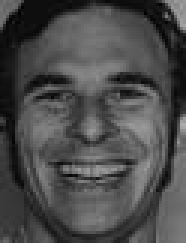
%> input picture rostros humanos/imagenes/10alegria20.jpg, 62 x 81 px (shown 3 times larger); its folder holds 4 pictures in this run
$ octave crear_discriminador.m   (GNU Octave 9; MATLAB toolbox functions it lacks are replaced by stand-ins)
%> lines starting %> are read from the running program, lines starting %| are printed output that depends on the picture
### numeros/ArchivosDeCarpeta.m
function archivos = ArchivosDeCarpeta(direccion, clave)
%> called with direccion = 'imagenes', clave = '*.jpg'
    archivos_aux = dir(fullfile(direccion, clave));

    archivos = {};
    for x = 1:length(archivos_aux)
        if archivos_aux(x).name(1) == '.'
            continue
        end
        archivos = [archivos archivos_aux(x).name];
    end

    archivos = natsort(archivos);

end

### numeros/natsort.m
function [X,ndx,dbg] = natsort(X,xpr,varargin) %#ok<*SPERR>
% Natural-order sort of a cell array of strings, with customizable numeric format.
%
% (c) 2016 Stephen Cobeldick
%
% Sort a cell array of strings by both character order and the values of
% any numeric substrings that occur within the strings. The default sort
% is case-insensitive ascending with integer numeric substrings: optional
% inputs control the sort direction, case sensitivity, and the numeric
% substring matching (see the section "Numeric Substrings" below).
%
% Syntax:
%  Y = natsort(X)
%  Y = natsort(X,xpr)
%  Y = natsort(X,xpr,<options>)
% [Y,ndx] = natsort(X,...);
%
% To sort filenames or filepaths use NATSORTFILES (File Exchange 47434).
% To sort the rows of a cell array of strings use NATSORTROWS (File Exchange 47433).
%
% See also NATSORTFILES NATSORTROWS SORTROWS SORT CELLSTR REGEXP SSCANF NUM2ORDINAL NUM2WORDS NUM2BIP NUM2SIP INTMAX
%
% ### Numeric Substrings ###
%
% By default any consecutive digit characters are identified as being numeric
% substrings. The optional regular expression pattern <xpr> permits these
% to include a +/- sign, a decimal point, exponent E-notation or any literal
% characters, quantifiers or look-around requirements. For more information:
% http://www.mathworks.com/help/matlab/matlab_prog/regular-expressions.html
%
% The substrings are then parsed by SSCANF into their numeric values, using
% either the *default format '%f', or the user-supplied format specifier.
% The numeric values' class type is determined by the format specifier.
%
% This table shows some example regular expression patterns for some common
% notations and ways of writing numbers (see section "Examples" for more):
%
% <xpr> Regular | Numeric Substring| Numeric Substring             | SSCANF
% Expression:   | Match Examples:  | Match Description:            | Format Specifier:
% ==============|==================|===============================|==================
% *         \d+ | 0, 1, 234, 56789 | unsigned integer              | %f  %u  %lu  %i
% --------------|------------------|-------------------------------|------------------
%     (-|+)?\d+ | -1, 23, +45, 678 | integer with optional +/- sign| %f  %d  %ld  %i
% --------------|------------------|-------------------------------|------------------
%   \d+(\.\d+)? | 012, 3.45, 678.9 | integer or decimal            | %f
% --------------|------------------|-------------------------------|------------------
%   \d+|Inf|NaN | 123456, Inf, NaN | integer, infinite or NaN value| %f
% --------------|------------------|-------------------------------|------------------
%  \d+\.\d+e\d+ | 0.123e4, 5.67e08 | exponential notation          | %f
% --------------|------------------|-------------------------------|------------------
%  0[0-7]+      | 012, 03456, 0700 | octal prefix & notation       | %o  %i
% --------------|------------------|-------------------------------|------------------
%  0X[0-9A-F]+  | 0X0, 0XFF, 0X7C4 | hexadecimal prefix & notation | %x  %i
% --------------|------------------|-------------------------------|------------------
%  0B[01]+      | 0B101, 0B0010111 | binary prefix & notation      | %b
% --------------|------------------|-------------------------------|------------------
%
% The SSCANF format specifier (including %b) can include literal characters
% and skipped fields. The octal, hexadecimal and binary prefixes are optional.
% For more information: http://www.mathworks.com/help/matlab/ref/sscanf.html
%
% ### Relative Sort Order ###
%
% The sort order of the numeric substrings relative to the characters
% can be controlled by providing one of the following string options:
%
% Option Token:| Relative Sort Order:                 | Example:
% =============|======================================|====================
% 'beforechar' | numerics < char(0:end)               | '1' < '.' < 'A'
% -------------|--------------------------------------|--------------------
% 'afterchar'  | char(0:end) < numerics               | '.' < 'A' < '1'
% -------------|--------------------------------------|--------------------
% 'asdigit'   *| char(0:47) < numerics < char(48:end) | '.' < '1' < 'A'
% -------------|--------------------------------------|--------------------
%
% Note that the digit characters have character values 48 to 57, inclusive.
%
% ### Examples ###
%
% % Integer numeric substrings:
% A = {'a2', 'a', 'a10', 'a1'};
% sort(A)
%  ans = {'a', 'a1', 'a10', 'a2'}
% natsort(A)
%  ans = {'a', 'a1', 'a2', 'a10'}
%
% % Multiple numeric substrings (e.g. release version numbers):
% B = {'v10.6', 'v9.10', 'v9.5', 'v10.10', 'v9.10.20', 'v9.10.8'};
% sort(B)
%  ans = {'v10.10', 'v10.6', 'v9.10', 'v9.10.20', 'v9.10.8', 'v9.5'}
% natsort(B)
%  ans = {'v9.5', 'v9.10', 'v9.10.8', 'v9.10.20', 'v10.6', 'v10.10'}
%
% % Integer, decimal or Inf numeric substrings, possibly with +/- signs:
% C = {'test+Inf', 'test11.5', 'test-1.4', 'test', 'test-Inf', 'test+0.3'};
% sort(C)
%  ans = {'test', 'test+0.3', 'test+Inf', 'test-1.4', 'test-Inf', 'test11.5'}
% natsort(C, '(-|+)?(Inf|\d+(\.\d+)?)')
%  ans = {'test', 'test-Inf', 'test-1.4', 'test+0.3', 'test11.5', 'test+Inf'}
%
% % Integer or decimal numeric substrings, possibly with an exponent:
% D = {'0.56e007', '', '4.3E-2', '10000', '9.8'};
% sort(D)
%  ans = {'', '0.56e007', '10000', '4.3E-2', '9.8'}
% natsort(D, '\d+(\.\d+)?(e(+|-)?\d+)?')
%  ans = {'', '4.3E-2', '9.8', '10000', '0.56e007'}
%
% % Hexadecimal numeric substrings (possibly with '0X' prefix):
% E = {'a0X7C4z', 'a0X5z', 'a0X18z', 'aFz'};
% sort(E)
%  ans = {'a0X18z', 'a0X5z', 'a0X7C4z', 'aFz'}
% natsort(E, '(?<=a)(0X)?[0-9A-F]+', '%x')
%  ans = {'a0X5z', 'aFz', 'a0X18z', 'a0X7C4z'}
%
% % Binary numeric substrings (possibly with '0B' prefix):
% F = {'a11111000100z', 'a0B101z', 'a0B000000000011000z', 'a1111z'};
% sort(F)
%  ans = {'a0B000000000011000z', 'a0B101z', 'a11111000100z', 'a1111z'}
% natsort(F, '(0B)?[01]+', '%b')
%  ans = {'a0B101z', 'a1111z', 'a0B000000000011000z', 'a11111000100z'}
%
% % uint64 numeric substrings (with full precision!):
% natsort({'a18446744073709551615z', 'a18446744073709551614z'}, '\d+', '%lu')
%  ans =  {'a18446744073709551614z', 'a18446744073709551615z'}
%
% % Case sensitivity:
% G = {'a2', 'A20', 'A1', 'a10', 'A2', 'a1'};
% natsort(G, '\d+', 'ignorecase') %% default
%  ans =  {'A1', 'a1', 'a2', 'A2', 'a10', 'A20'}
% natsort(G, '\d+', 'matchcase')
%  ans =  {'A1', 'A2', 'A20', 'a1', 'a2', 'a10'}
%
% % Sort direction:
% H = {'2', 'a', '3', 'B', '1'};
% natsort(H, '\d+', 'ascend') %% default
%  ans =  {'1', '2', '3', 'a', 'B'}
% natsort(H, '\d+', 'descend')
%  ans =  {'B', 'a', '3', '2', '1'}
%
% % Skipped field in the sscanf specifier allows numeric to be ignored:
% I = {'v2.1','v0.10','v1.2','v10.0'};
% natsort(I) %% sort by all numeric values
%  ans = {'v0.10', 'v1.2', 'v2.1', 'v10.0'}
% natsort(I, '\d+\.\d+','%*d.%d') %% ignore the first numeric value
%  ans = {'v10.0', 'v2.1', 'v1.2', 'v0.10'}
%
% % Relative sort-order of numeric substrings compared to characters:
% X = num2cell(char(32+randperm(63)));
% cell2mat(natsort(X, '\d+', 'asdigit')) % default
%  ans = '!"#$%&'()*+,-./0123456789:;<=>?@ABCDEFGHIJKLMNOPQRSTUVWXYZ[\]^_'
% cell2mat(natsort(X, '\d+', 'beforechar'))
%  ans = '0123456789!"#$%&'()*+,-./:;<=>?@ABCDEFGHIJKLMNOPQRSTUVWXYZ[\]^_'
% cell2mat(natsort(X, '\d+', 'afterchar'))
%  ans = '!"#$%&'()*+,-./:;<=>?@ABCDEFGHIJKLMNOPQRSTUVWXYZ[\]^_0123456789'
%
% ### Input and Output Arguments ###
%
% Inputs (*==default):
%   X   = Cell of Strings, with strings to be sorted into natural-order.
%   xpr = String Token, regular expression to detect numeric substrings, *'\d+'.
% <options> string tokens can be entered in any order, as many as required:
%   - Case sensitive/insensitive matching: 'matchcase'/'ignorecase'*.
%   - Sort direction: 'descend'/'ascend'*.
%   - Relative sort of numerics: 'beforechar'/'afterchar'/'asdigit'*.
%   - The SSCANF numeric conversion format, e.g.: *'%f', '%x', '%i', etc.
%
% Outputs:
%   Y   = Cell of Strings, <X> with all strings sorted into natural-order.
%   ndx = Numeric Array, such that Y = X(ndx). The same size as <X>.
%   dbg = Cell Array of all parsed characters and numeric values. Each row is
%         one string, linear-indexed from <X>. Helps to debug string parsing.
%
% [X,ndx,dbg] = natsort(X,*xpr,<options>)

% ### Input Wrangling ###
%
assert(iscell(X),'First input <X> must be a cell array.')
tmp = cellfun('isclass',X,'char') & cellfun('size',X,1)<2 & cellfun('ndims',X)<3;
assert(all(tmp(:)),'First input <X> must be a cell array of strings (1xN character).')
%
% Regular expression:
if nargin<2
	xpr = '\d+';
else
	assert(ischar(xpr)&&isrow(xpr),'Second input <xpr> must be a string regular expression.')
end
%
% Optional arguments:
tmp = cellfun('isclass',varargin,'char') & cellfun('size',varargin,1)==1 & cellfun('ndims',varargin)==2;
assert(all(tmp(:)),'All optional arguments must be string tokens (1xN character).')
% Character case matching:
MatL = strcmp(varargin,'matchcase');
CasL = strcmp(varargin,'ignorecase')|MatL;
% Sort direction:
DcdL = strcmp(varargin,'descend');
DrnL = strcmp(varargin,'ascend')|DcdL;
% Relative sort-order of numerics compared to characters:
BefL = strcmp(varargin,'beforechar');
AftL = strcmp(varargin,'afterchar');
RsoL = strcmp(varargin,'asdigit')|BefL|AftL;
% SSCANF conversion format:
FmtL = ~(CasL|DrnL|RsoL);
%
if sum(DrnL)>1
	error('Sort direction is overspecified:%s\b.',sprintf(' ''%s'',',varargin{DrnL}))
end
%
if sum(RsoL)>1
	error('Relative sort-order is overspecified:%s\b.',sprintf(' ''%s'',',varargin{RsoL}))
end
%
FmtN = sum(FmtL);
if FmtN>1
	error('Overspecified optional arguments:%s\b.',sprintf(' ''%s'',',varargin{FmtL}))
end
%
% ### Split Strings ###
%
% Split strings into numeric and remaining substrings:
[MtS,MtE,MtC,SpC] = regexpi(X(:),xpr,'start','end','match','split',varargin{CasL});
%
% Determine lengths:
MtcD = cellfun(@minus,MtE,MtS,'UniformOutput',false);
LenZ = cellfun('length',X(:))-cellfun(@sum,MtcD);
LenY = max(LenZ);
LenX = numel(MtC);
%
dbg = cell(LenX,LenY);
NuI = false(LenX,LenY);
ChI = false(LenX,LenY);
ChA = char(double(ChI));
%
ndx = 1:LenX;
for k = ndx(LenZ>0)
	% Determine indices of numerics and characters:
	ChI(k,1:LenZ(k)) = true;
	if ~isempty(MtS{k})
		tmp = MtE{k} - cumsum(MtcD{k});
		dbg(k,tmp) = MtC{k};
		NuI(k,tmp) = true;
		ChI(k,tmp) = false;
	end
	% Transfer characters into char array:
	if any(ChI(k,:))
		tmp = SpC{k};
		ChA(k,ChI(k,:)) = [tmp{:}];
	end
end
%
% ### Convert Numeric Substrings ###
%
if FmtN % One format specifier
	fmt = varargin{FmtL};
	err = ['Format specifier results in an empty output from sscanf: ''',fmt,''''];
	P = '(?<!%)(%%)*%'; % match odd number of % characters.
	[T,S] = regexp(fmt,[P,'(\d*)(b|d|i|u|o|x|f|e|g|l(d|i|u|o|x))'],'tokens','split');
	assert(isscalar(T),'Unsupported optional argument: ''%s''',fmt)
	assert(isempty(T{1}{2}),'Format specifier cannot include field-width: ''%s''',fmt)
	switch T{1}{3}(1)
		case 'b' % binary
			fmt = regexprep(fmt,[P,'(\*?)b'],'$1%$2[01]');
			val = dbg(NuI);
			if numel(S{1})<2 || ~strcmpi('0B',S{1}(end-1:end))
				% Remove '0B' if not specified in the format string:
				val = regexprep(val,'(0B)?([01]+)','$2','ignorecase');
			end
			val = cellfun(@(s)sscanf(s,fmt),val, 'UniformOutput',false);
			assert(~any(cellfun('isempty',val)),err)
			NuA(NuI) = cellfun(@(s)sum(pow2(s-48,numel(s)-1:-1:0)),val);
		case 'l' % 64-bit
			NuA(NuI) = cellfun(@(s)sscanf(s,fmt),dbg(NuI)); %slow!
		otherwise % double
			NuA(NuI) = sscanf(sprintf('%s\v',dbg{NuI}),[fmt,'\v']); % fast!
	end
else % No format specifier -> double
	NuA(NuI) = sscanf(sprintf('%s\v',dbg{NuI}),'%f\v');
end
% Note: NuA's class is determined by SSCANF.
NuA(~NuI) = 0;
NuA = reshape(NuA,LenX,LenY);
%
% ### Debugging Array ###
%
if nargout>2
	for k = reshape(find(NuI),1,[])
		dbg{k} = NuA(k);
	end
	for k = reshape(find(ChI),1,[])
		dbg{k} = ChA(k);
	end
end
%
% ### Sort ###
%
if ~any(MatL)% ignorecase
	ChA = upper(ChA);
end
%
bel = any(BefL); % BeforeChar
afl = any(AftL); % AfterChar
dcl = any(DcdL); % Descend
%
ide = ndx.';
% From the last column to the first...
for n = LenY:-1:1
	% ...sort the characters and numeric values:
	[C,idc] = sort(ChA(ndx,n),1,varargin{DrnL});
	[~,idn] = sort(NuA(ndx,n),1,varargin{DrnL});
	% ...keep only relevant indices:
	jdc = ChI(ndx(idc),n); % character
	jdn = NuI(ndx(idn),n); % numeric
	jde = ~ChI(ndx,n)&~NuI(ndx,n); % empty
	% ...define the sort-order of numerics and characters:
	jdo = afl|(~bel&C<48);
	% ...then combine these indices in the requested direction:
	if dcl % descending
		idx = [idc(jdc&~jdo);idn(jdn);idc(jdc&jdo);ide(jde)];
	else %    ascending
		idx = [ide(jde);idc(jdc&jdo);idn(jdn);idc(jdc&~jdo)];
	end
	ndx = ndx(idx);
end
%
ndx  = reshape(ndx,size(X));
X = X(ndx);
%
end
%----------------------------------------------------------------------END:natsort

### numeros/GPU_RED_LIB/CrearRed.m
% red = {capa 1, capa 2}
% capa = matriz donde cada fila es un  perceptron y las columnas los pesos
%        de su entrada

function red = CrearRed(estructura)

    red = cell(1,length(estructura)-1);
    for i = 2:length(estructura)
        entradas = estructura(i-1)+1;

        capa = (rand(entradas, estructura(i)) - 0.5)/5;
        capa = gpuArray(capa);
        red{i-1} = capa;
    end

end

### numeros/crear_discriminador.m
clc
clear

addpath('GPU_RED_LIB');

carpeta_imagenes = 'imagenes';
imagenes = ArchivosDeCarpeta(carpeta_imagenes, '*.jpg');

fotos_emocion = 21;

aprendizaje = 0.1;
Beta = 0.1;

respuesta_afirmativa = 0.5;

entradas = cell(1,length(imagenes));

for x = 1:length(imagenes)
    imagen = fullfile(carpeta_imagenes,imagenes{x});
    imagen = imread(imagen);
%> imagen is the input picture: size 81x62x3 uint8; min 0, max 173, mean 75.1
    imagen = imagen(:,:,1);
%> imagen: size 81x62 uint8
    [alto, largo] = size(imagen);
%> alto = 81; largo = 62
    resultado = (double(imagen(:))/255 - 0.5);
%> resultado = 5022 values, max 0.178 at index 4983, min -0.5 at index 491, mean -0.205
    resultado = gpuArray(resultado);
    entradas{x} = resultado';
end

resolucion = alto*largo;
%> resolucion = 5022


estructura = [length(respuesta_afirmativa) 100 100 1000 1000 resolucion];
%> estructura = [1 100 100 1000 1000 5022]
estructura = estructura(end:-1:1);
%> estructura = [5022 1000 1000 100 100 1]
red = CrearRed(estructura);
%> the loop in CrearRed, `for i = 2:length(estructura)` made 5 passes
%> entradas on passes 1 to 5: 5023, 1001, 1001, 101, 101
%> pass 1, in CrearRed, `capa = (rand(entradas, estructura(i)) - 0.5)/5;`:
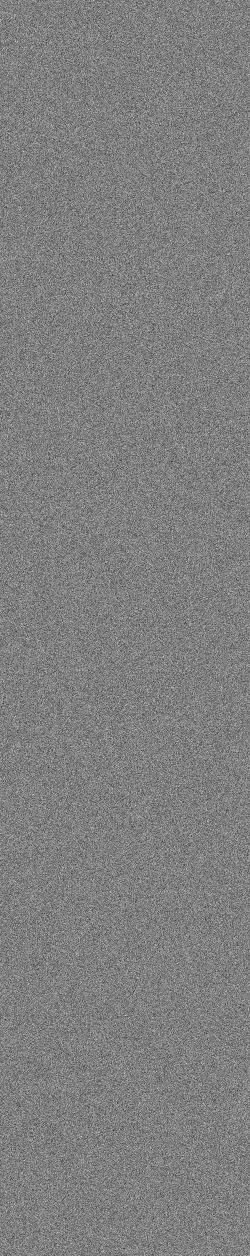
%> capa: size 5023x1000 double (shown at 1/4 size); min -0.1, max 0.1, mean 1.73e-05; drawn with min black and max white
%> pass 2, in CrearRed, `capa = (rand(entradas, estructura(i)) - 0.5)/5;`:
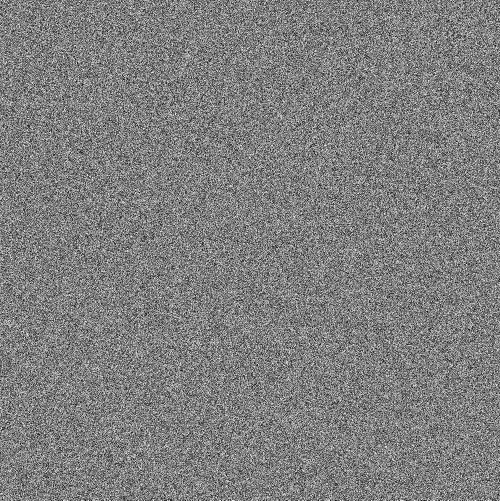
%> capa: size 1001x1000 double (shown at 1/2 size); min -0.1, max 0.1, mean 4.04e-06; drawn with min black and max white
%> pass 3, in CrearRed, `capa = (rand(entradas, estructura(i)) - 0.5)/5;`:
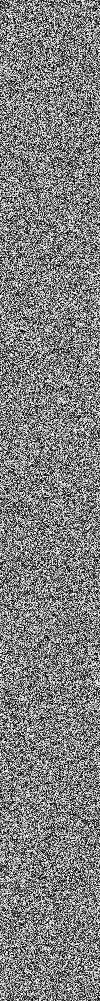
%> capa: size 1001x100 double; min -0.1, max 0.1, mean -6.81e-05; drawn with min black and max white
%> after the loop in CrearRed, `for i = 2:length(estructura)`: red = 5 items
%> red = 5 items

y = 1;
%> (the run ends here)
